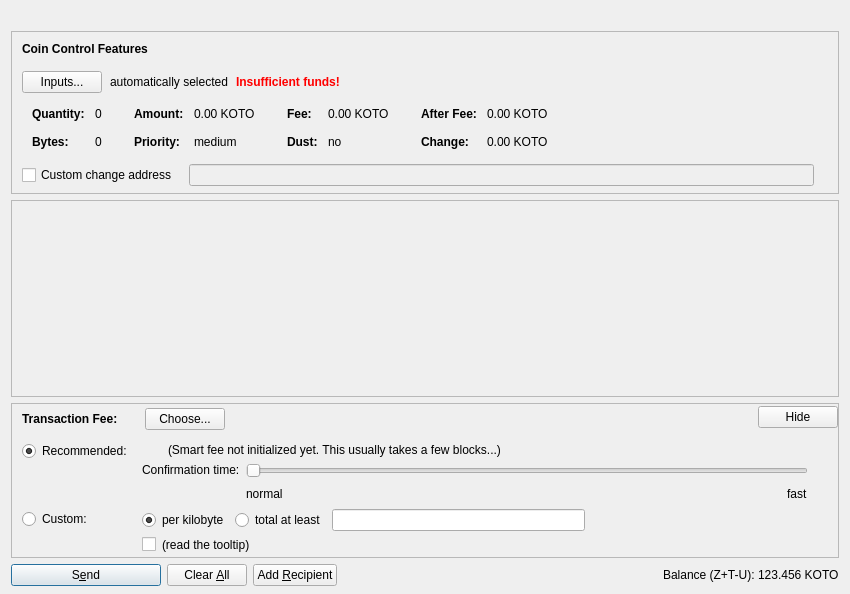
<?xml version="1.0" encoding="UTF-8"?>
<ui version="4.0">
 <class>SendCoinsDialog</class>
 <widget class="QDialog" name="SendCoinsDialog">
  <property name="geometry">
   <rect>
    <x>0</x>
    <y>0</y>
    <width>850</width>
    <height>594</height>
   </rect>
  </property>
  <property name="windowTitle">
   <string>Send Coins</string>
  </property>
  <layout class="QVBoxLayout" name="verticalLayout" stretch="0,0,1,0,0">
   <property name="bottomMargin">
    <number>8</number>
   </property>
   <item>
    <widget class="QLabel" name="labelLogo">
     <property name="text">
      <string/>
     </property>
     <property name="pixmap">
      <pixmap resource="../bitcoin.qrc">:/images/logo</pixmap>
     </property>
     <property name="margin">
      <number>10</number>
     </property>
    </widget>
   </item>
   <item>
    <widget class="QFrame" name="frameCoinControl">
     <property name="sizePolicy">
      <sizepolicy hsizetype="Expanding" vsizetype="Expanding">
       <horstretch>0</horstretch>
       <verstretch>0</verstretch>
      </sizepolicy>
     </property>
     <property name="maximumSize">
      <size>
       <width>16777215</width>
       <height>16777215</height>
      </size>
     </property>
     <property name="frameShape">
      <enum>QFrame::StyledPanel</enum>
     </property>
     <property name="frameShadow">
      <enum>QFrame::Sunken</enum>
     </property>
     <layout class="QVBoxLayout" name="verticalLayoutCoinControl2">
      <property name="spacing">
       <number>0</number>
      </property>
      <property name="leftMargin">
       <number>0</number>
      </property>
      <property name="topMargin">
       <number>0</number>
      </property>
      <property name="rightMargin">
       <number>0</number>
      </property>
      <property name="bottomMargin">
       <number>6</number>
      </property>
      <item>
       <layout class="QVBoxLayout" name="verticalLayoutCoinControl" stretch="0,0,0,0,1">
        <property name="spacing">
         <number>0</number>
        </property>
        <property name="leftMargin">
         <number>10</number>
        </property>
        <property name="topMargin">
         <number>10</number>
        </property>
        <item>
         <layout class="QHBoxLayout" name="horizontalLayoutCoinControl1">
          <property name="bottomMargin">
           <number>15</number>
          </property>
          <item>
           <widget class="QLabel" name="labelCoinControlFeatures">
            <property name="sizePolicy">
             <sizepolicy hsizetype="Preferred" vsizetype="Maximum">
              <horstretch>0</horstretch>
              <verstretch>0</verstretch>
             </sizepolicy>
            </property>
            <property name="font">
             <font>
              <weight>75</weight>
              <bold>true</bold>
             </font>
            </property>
            <property name="styleSheet">
             <string notr="true">font-weight:bold;</string>
            </property>
            <property name="text">
             <string>Coin Control Features</string>
            </property>
           </widget>
          </item>
         </layout>
        </item>
        <item>
         <layout class="QHBoxLayout" name="horizontalLayoutCoinControl2" stretch="0,0,0,0">
          <property name="spacing">
           <number>8</number>
          </property>
          <property name="bottomMargin">
           <number>10</number>
          </property>
          <item>
           <widget class="QPushButton" name="pushButtonCoinControl">
            <property name="styleSheet">
             <string notr="true"/>
            </property>
            <property name="text">
             <string>Inputs...</string>
            </property>
            <property name="autoDefault">
             <bool>false</bool>
            </property>
           </widget>
          </item>
          <item>
           <widget class="QLabel" name="labelCoinControlAutomaticallySelected">
            <property name="text">
             <string>automatically selected</string>
            </property>
            <property name="margin">
             <number>5</number>
            </property>
           </widget>
          </item>
          <item>
           <widget class="QLabel" name="labelCoinControlInsuffFunds">
            <property name="font">
             <font>
              <weight>75</weight>
              <bold>true</bold>
             </font>
            </property>
            <property name="styleSheet">
             <string notr="true">color:red;font-weight:bold;</string>
            </property>
            <property name="text">
             <string>Insufficient funds!</string>
            </property>
            <property name="margin">
             <number>5</number>
            </property>
           </widget>
          </item>
          <item>
           <spacer name="horizontalSpacerCoinControl">
            <property name="orientation">
             <enum>Qt::Horizontal</enum>
            </property>
            <property name="sizeHint" stdset="0">
             <size>
              <width>40</width>
              <height>1</height>
             </size>
            </property>
           </spacer>
          </item>
         </layout>
        </item>
        <item>
         <widget class="QWidget" name="widgetCoinControl" native="true">
          <property name="sizePolicy">
           <sizepolicy hsizetype="Preferred" vsizetype="Preferred">
            <horstretch>0</horstretch>
            <verstretch>0</verstretch>
           </sizepolicy>
          </property>
          <property name="minimumSize">
           <size>
            <width>0</width>
            <height>0</height>
           </size>
          </property>
          <property name="styleSheet">
           <string notr="true"/>
          </property>
          <layout class="QHBoxLayout" name="horizontalLayoutCoinControl5">
           <property name="leftMargin">
            <number>0</number>
           </property>
           <property name="topMargin">
            <number>0</number>
           </property>
           <property name="rightMargin">
            <number>0</number>
           </property>
           <property name="bottomMargin">
            <number>0</number>
           </property>
           <item>
            <layout class="QHBoxLayout" name="horizontalLayoutCoinControl3" stretch="0,0,0,1">
             <property name="spacing">
              <number>20</number>
             </property>
             <property name="topMargin">
              <number>0</number>
             </property>
             <property name="bottomMargin">
              <number>10</number>
             </property>
             <item>
              <layout class="QFormLayout" name="formLayoutCoinControl1">
               <property name="horizontalSpacing">
                <number>10</number>
               </property>
               <property name="verticalSpacing">
                <number>14</number>
               </property>
               <property name="leftMargin">
                <number>10</number>
               </property>
               <property name="topMargin">
                <number>4</number>
               </property>
               <property name="rightMargin">
                <number>6</number>
               </property>
               <item row="0" column="0">
                <widget class="QLabel" name="labelCoinControlQuantityText">
                 <property name="font">
                  <font>
                   <weight>75</weight>
                   <bold>true</bold>
                  </font>
                 </property>
                 <property name="text">
                  <string>Quantity:</string>
                 </property>
                 <property name="margin">
                  <number>0</number>
                 </property>
                </widget>
               </item>
               <item row="0" column="1">
                <widget class="QLabel" name="labelCoinControlQuantity">
                 <property name="cursor">
                  <cursorShape>IBeamCursor</cursorShape>
                 </property>
                 <property name="contextMenuPolicy">
                  <enum>Qt::ActionsContextMenu</enum>
                 </property>
                 <property name="text">
                  <string notr="true">0</string>
                 </property>
                 <property name="margin">
                  <number>0</number>
                 </property>
                 <property name="textInteractionFlags">
                  <set>Qt::LinksAccessibleByMouse|Qt::TextSelectableByKeyboard|Qt::TextSelectableByMouse</set>
                 </property>
                </widget>
               </item>
               <item row="1" column="0">
                <widget class="QLabel" name="labelCoinControlBytesText">
                 <property name="font">
                  <font>
                   <weight>75</weight>
                   <bold>true</bold>
                  </font>
                 </property>
                 <property name="text">
                  <string>Bytes:</string>
                 </property>
                </widget>
               </item>
               <item row="1" column="1">
                <widget class="QLabel" name="labelCoinControlBytes">
                 <property name="cursor">
                  <cursorShape>IBeamCursor</cursorShape>
                 </property>
                 <property name="contextMenuPolicy">
                  <enum>Qt::ActionsContextMenu</enum>
                 </property>
                 <property name="text">
                  <string notr="true">0</string>
                 </property>
                 <property name="textInteractionFlags">
                  <set>Qt::LinksAccessibleByMouse|Qt::TextSelectableByKeyboard|Qt::TextSelectableByMouse</set>
                 </property>
                </widget>
               </item>
              </layout>
             </item>
             <item>
              <layout class="QFormLayout" name="formLayoutCoinControl2">
               <property name="horizontalSpacing">
                <number>10</number>
               </property>
               <property name="verticalSpacing">
                <number>14</number>
               </property>
               <property name="leftMargin">
                <number>6</number>
               </property>
               <property name="topMargin">
                <number>4</number>
               </property>
               <property name="rightMargin">
                <number>6</number>
               </property>
               <item row="0" column="0">
                <widget class="QLabel" name="labelCoinControlAmountText">
                 <property name="font">
                  <font>
                   <weight>75</weight>
                   <bold>true</bold>
                  </font>
                 </property>
                 <property name="text">
                  <string>Amount:</string>
                 </property>
                 <property name="margin">
                  <number>0</number>
                 </property>
                </widget>
               </item>
               <item row="0" column="1">
                <widget class="QLabel" name="labelCoinControlAmount">
                 <property name="cursor">
                  <cursorShape>IBeamCursor</cursorShape>
                 </property>
                 <property name="contextMenuPolicy">
                  <enum>Qt::ActionsContextMenu</enum>
                 </property>
                 <property name="text">
                  <string notr="true">0.00 KOTO</string>
                 </property>
                 <property name="textInteractionFlags">
                  <set>Qt::LinksAccessibleByMouse|Qt::TextSelectableByKeyboard|Qt::TextSelectableByMouse</set>
                 </property>
                </widget>
               </item>
               <item row="1" column="0">
                <widget class="QLabel" name="labelCoinControlPriorityText">
                 <property name="font">
                  <font>
                   <weight>75</weight>
                   <bold>true</bold>
                  </font>
                 </property>
                 <property name="text">
                  <string>Priority:</string>
                 </property>
                </widget>
               </item>
               <item row="1" column="1">
                <widget class="QLabel" name="labelCoinControlPriority">
                 <property name="cursor">
                  <cursorShape>IBeamCursor</cursorShape>
                 </property>
                 <property name="contextMenuPolicy">
                  <enum>Qt::ActionsContextMenu</enum>
                 </property>
                 <property name="text">
                  <string notr="true">medium</string>
                 </property>
                 <property name="textInteractionFlags">
                  <set>Qt::LinksAccessibleByMouse|Qt::TextSelectableByKeyboard|Qt::TextSelectableByMouse</set>
                 </property>
                </widget>
               </item>
              </layout>
             </item>
             <item>
              <layout class="QFormLayout" name="formLayoutCoinControl3">
               <property name="horizontalSpacing">
                <number>10</number>
               </property>
               <property name="verticalSpacing">
                <number>14</number>
               </property>
               <property name="leftMargin">
                <number>6</number>
               </property>
               <property name="topMargin">
                <number>4</number>
               </property>
               <property name="rightMargin">
                <number>6</number>
               </property>
               <item row="0" column="0">
                <widget class="QLabel" name="labelCoinControlFeeText">
                 <property name="font">
                  <font>
                   <weight>75</weight>
                   <bold>true</bold>
                  </font>
                 </property>
                 <property name="text">
                  <string>Fee:</string>
                 </property>
                 <property name="margin">
                  <number>0</number>
                 </property>
                </widget>
               </item>
               <item row="0" column="1">
                <widget class="QLabel" name="labelCoinControlFee">
                 <property name="cursor">
                  <cursorShape>IBeamCursor</cursorShape>
                 </property>
                 <property name="contextMenuPolicy">
                  <enum>Qt::ActionsContextMenu</enum>
                 </property>
                 <property name="text">
                  <string notr="true">0.00 KOTO</string>
                 </property>
                 <property name="textInteractionFlags">
                  <set>Qt::LinksAccessibleByMouse|Qt::TextSelectableByKeyboard|Qt::TextSelectableByMouse</set>
                 </property>
                </widget>
               </item>
               <item row="1" column="0">
                <widget class="QLabel" name="labelCoinControlLowOutputText">
                 <property name="font">
                  <font>
                   <weight>75</weight>
                   <bold>true</bold>
                  </font>
                 </property>
                 <property name="text">
                  <string>Dust:</string>
                 </property>
                </widget>
               </item>
               <item row="1" column="1">
                <widget class="QLabel" name="labelCoinControlLowOutput">
                 <property name="cursor">
                  <cursorShape>IBeamCursor</cursorShape>
                 </property>
                 <property name="contextMenuPolicy">
                  <enum>Qt::ActionsContextMenu</enum>
                 </property>
                 <property name="text">
                  <string notr="true">no</string>
                 </property>
                 <property name="textInteractionFlags">
                  <set>Qt::LinksAccessibleByMouse|Qt::TextSelectableByKeyboard|Qt::TextSelectableByMouse</set>
                 </property>
                </widget>
               </item>
              </layout>
             </item>
             <item>
              <layout class="QFormLayout" name="formLayoutCoinControl4">
               <property name="horizontalSpacing">
                <number>10</number>
               </property>
               <property name="verticalSpacing">
                <number>14</number>
               </property>
               <property name="leftMargin">
                <number>6</number>
               </property>
               <property name="topMargin">
                <number>4</number>
               </property>
               <property name="rightMargin">
                <number>6</number>
               </property>
               <item row="0" column="0">
                <widget class="QLabel" name="labelCoinControlAfterFeeText">
                 <property name="font">
                  <font>
                   <weight>75</weight>
                   <bold>true</bold>
                  </font>
                 </property>
                 <property name="text">
                  <string>After Fee:</string>
                 </property>
                 <property name="margin">
                  <number>0</number>
                 </property>
                </widget>
               </item>
               <item row="0" column="1">
                <widget class="QLabel" name="labelCoinControlAfterFee">
                 <property name="cursor">
                  <cursorShape>IBeamCursor</cursorShape>
                 </property>
                 <property name="contextMenuPolicy">
                  <enum>Qt::ActionsContextMenu</enum>
                 </property>
                 <property name="text">
                  <string notr="true">0.00 KOTO</string>
                 </property>
                 <property name="textInteractionFlags">
                  <set>Qt::LinksAccessibleByMouse|Qt::TextSelectableByKeyboard|Qt::TextSelectableByMouse</set>
                 </property>
                </widget>
               </item>
               <item row="1" column="0">
                <widget class="QLabel" name="labelCoinControlChangeText">
                 <property name="font">
                  <font>
                   <weight>75</weight>
                   <bold>true</bold>
                  </font>
                 </property>
                 <property name="text">
                  <string>Change:</string>
                 </property>
                </widget>
               </item>
               <item row="1" column="1">
                <widget class="QLabel" name="labelCoinControlChange">
                 <property name="cursor">
                  <cursorShape>IBeamCursor</cursorShape>
                 </property>
                 <property name="contextMenuPolicy">
                  <enum>Qt::ActionsContextMenu</enum>
                 </property>
                 <property name="text">
                  <string notr="true">0.00 KOTO</string>
                 </property>
                 <property name="textInteractionFlags">
                  <set>Qt::LinksAccessibleByMouse|Qt::TextSelectableByKeyboard|Qt::TextSelectableByMouse</set>
                 </property>
                </widget>
               </item>
              </layout>
             </item>
            </layout>
           </item>
          </layout>
         </widget>
        </item>
        <item>
         <layout class="QHBoxLayout" name="horizontalLayoutCoinControl4" stretch="0,0,0">
          <property name="spacing">
           <number>12</number>
          </property>
          <property name="sizeConstraint">
           <enum>QLayout::SetDefaultConstraint</enum>
          </property>
          <property name="topMargin">
           <number>5</number>
          </property>
          <property name="rightMargin">
           <number>5</number>
          </property>
          <item>
           <widget class="QCheckBox" name="checkBoxCoinControlChange">
            <property name="toolTip">
             <string>If this is activated, but the change address is empty or invalid, change will be sent to a newly generated address.</string>
            </property>
            <property name="text">
             <string>Custom change address</string>
            </property>
           </widget>
          </item>
          <item>
           <widget class="QValidatedLineEdit" name="lineEditCoinControlChange">
            <property name="enabled">
             <bool>false</bool>
            </property>
            <property name="sizePolicy">
             <sizepolicy hsizetype="Expanding" vsizetype="Fixed">
              <horstretch>0</horstretch>
              <verstretch>0</verstretch>
             </sizepolicy>
            </property>
           </widget>
          </item>
          <item>
           <widget class="QLabel" name="labelCoinControlChangeLabel">
            <property name="sizePolicy">
             <sizepolicy hsizetype="Preferred" vsizetype="Expanding">
              <horstretch>0</horstretch>
              <verstretch>0</verstretch>
             </sizepolicy>
            </property>
            <property name="minimumSize">
             <size>
              <width>0</width>
              <height>0</height>
             </size>
            </property>
            <property name="text">
             <string/>
            </property>
            <property name="margin">
             <number>3</number>
            </property>
           </widget>
          </item>
         </layout>
        </item>
        <item>
         <spacer name="verticalSpacerCoinControl">
          <property name="orientation">
           <enum>Qt::Vertical</enum>
          </property>
          <property name="sizeHint" stdset="0">
           <size>
            <width>800</width>
            <height>1</height>
           </size>
          </property>
         </spacer>
        </item>
       </layout>
      </item>
     </layout>
    </widget>
   </item>
   <item>
    <widget class="QScrollArea" name="scrollArea">
     <property name="widgetResizable">
      <bool>true</bool>
     </property>
     <widget class="QWidget" name="scrollAreaWidgetContents">
      <property name="geometry">
       <rect>
        <x>0</x>
        <y>0</y>
        <width>830</width>
        <height>68</height>
       </rect>
      </property>
      <layout class="QVBoxLayout" name="verticalLayout_2" stretch="0,1">
       <property name="leftMargin">
        <number>0</number>
       </property>
       <property name="topMargin">
        <number>0</number>
       </property>
       <property name="rightMargin">
        <number>0</number>
       </property>
       <property name="bottomMargin">
        <number>0</number>
       </property>
       <item>
        <layout class="QVBoxLayout" name="entries">
         <property name="spacing">
          <number>6</number>
         </property>
        </layout>
       </item>
       <item>
        <spacer name="verticalSpacer">
         <property name="orientation">
          <enum>Qt::Vertical</enum>
         </property>
         <property name="sizeHint" stdset="0">
          <size>
           <width>20</width>
           <height>40</height>
          </size>
         </property>
        </spacer>
       </item>
      </layout>
     </widget>
    </widget>
   </item>
   <item>
    <widget class="QFrame" name="frameFee">
     <property name="sizePolicy">
      <sizepolicy hsizetype="Expanding" vsizetype="Expanding">
       <horstretch>0</horstretch>
       <verstretch>0</verstretch>
      </sizepolicy>
     </property>
     <property name="maximumSize">
      <size>
       <width>16777215</width>
       <height>16777215</height>
      </size>
     </property>
     <property name="frameShape">
      <enum>QFrame::StyledPanel</enum>
     </property>
     <property name="frameShadow">
      <enum>QFrame::Sunken</enum>
     </property>
     <layout class="QVBoxLayout" name="verticalLayoutFee1">
      <property name="spacing">
       <number>0</number>
      </property>
      <property name="leftMargin">
       <number>0</number>
      </property>
      <property name="topMargin">
       <number>0</number>
      </property>
      <property name="rightMargin">
       <number>0</number>
      </property>
      <property name="bottomMargin">
       <number>0</number>
      </property>
      <item>
       <layout class="QVBoxLayout" name="verticalLayoutFee2" stretch="0,0,0">
        <property name="spacing">
         <number>0</number>
        </property>
        <property name="leftMargin">
         <number>10</number>
        </property>
        <property name="topMargin">
         <number>0</number>
        </property>
        <item>
         <layout class="QHBoxLayout" name="horizontalLayoutFee1">
          <property name="bottomMargin">
           <number>0</number>
          </property>
          <item>
           <layout class="QVBoxLayout" name="verticalLayoutFee7">
            <property name="spacing">
             <number>0</number>
            </property>
            <item>
             <spacer name="verticalSpacerSmartFee">
              <property name="orientation">
               <enum>Qt::Vertical</enum>
              </property>
              <property name="sizeType">
               <enum>QSizePolicy::Fixed</enum>
              </property>
              <property name="sizeHint" stdset="0">
               <size>
                <width>1</width>
                <height>4</height>
               </size>
              </property>
             </spacer>
            </item>
            <item>
             <layout class="QHBoxLayout" name="horizontalLayoutSmartFee">
              <property name="spacing">
               <number>10</number>
              </property>
              <item>
               <widget class="QLabel" name="labelFeeHeadline">
                <property name="sizePolicy">
                 <sizepolicy hsizetype="Preferred" vsizetype="Maximum">
                  <horstretch>0</horstretch>
                  <verstretch>0</verstretch>
                 </sizepolicy>
                </property>
                <property name="font">
                 <font>
                  <weight>75</weight>
                  <bold>true</bold>
                 </font>
                </property>
                <property name="styleSheet">
                 <string notr="true">font-weight:bold;</string>
                </property>
                <property name="text">
                 <string>Transaction Fee:</string>
                </property>
               </widget>
              </item>
              <item>
               <widget class="QLabel" name="labelFeeMinimized">
                <property name="text">
                 <string/>
                </property>
               </widget>
              </item>
              <item>
               <widget class="QPushButton" name="buttonChooseFee">
                <property name="text">
                 <string>Choose...</string>
                </property>
               </widget>
              </item>
             </layout>
            </item>
            <item>
             <spacer name="verticalSpacer_5">
              <property name="orientation">
               <enum>Qt::Vertical</enum>
              </property>
              <property name="sizeHint" stdset="0">
               <size>
                <width>1</width>
                <height>1</height>
               </size>
              </property>
             </spacer>
            </item>
           </layout>
          </item>
          <item>
           <spacer name="horizontalSpacer_4">
            <property name="orientation">
             <enum>Qt::Horizontal</enum>
            </property>
            <property name="sizeHint" stdset="0">
             <size>
              <width>40</width>
              <height>20</height>
             </size>
            </property>
           </spacer>
          </item>
          <item>
           <widget class="QPushButton" name="buttonMinimizeFee">
            <property name="toolTip">
             <string>collapse fee-settings</string>
            </property>
            <property name="text">
             <string>Hide</string>
            </property>
           </widget>
          </item>
         </layout>
        </item>
        <item>
         <widget class="QFrame" name="frameFeeSelection">
          <layout class="QVBoxLayout" name="verticalLayoutFee12">
           <property name="spacing">
            <number>0</number>
           </property>
           <property name="leftMargin">
            <number>0</number>
           </property>
           <property name="topMargin">
            <number>0</number>
           </property>
           <property name="rightMargin">
            <number>0</number>
           </property>
           <property name="bottomMargin">
            <number>0</number>
           </property>
           <item>
            <layout class="QGridLayout" name="gridLayoutFee">
             <property name="topMargin">
              <number>10</number>
             </property>
             <property name="bottomMargin">
              <number>4</number>
             </property>
             <property name="horizontalSpacing">
              <number>10</number>
             </property>
             <property name="verticalSpacing">
              <number>4</number>
             </property>
             <item row="1" column="1">
              <layout class="QVBoxLayout" name="verticalLayoutFee8">
               <property name="spacing">
                <number>6</number>
               </property>
               <item>
                <layout class="QHBoxLayout" name="horizontalLayoutFee13">
                 <item>
                  <widget class="QRadioButton" name="radioCustomPerKilobyte">
                   <property name="toolTip">
                    <string>If the custom fee is set to 1000 satoshis and the transaction is only 250 bytes, then &quot;per kilobyte&quot; only pays 250 satoshis in fee, while &quot;total at least&quot; pays 1000 satoshis. For transactions bigger than a kilobyte both pay by kilobyte.</string>
                   </property>
                   <property name="text">
                    <string>per kilobyte</string>
                   </property>
                   <property name="checked">
                    <bool>true</bool>
                   </property>
                   <attribute name="buttonGroup">
                    <string notr="true">groupCustomFee</string>
                   </attribute>
                  </widget>
                 </item>
                 <item>
                  <widget class="QRadioButton" name="radioCustomAtLeast">
                   <property name="toolTip">
                    <string>If the custom fee is set to 1000 satoshis and the transaction is only 250 bytes, then &quot;per kilobyte&quot; only pays 250 satoshis in fee, while &quot;total at least&quot; pays 1000 satoshis. For transactions bigger than a kilobyte both pay by kilobyte.</string>
                   </property>
                   <property name="text">
                    <string>total at least</string>
                   </property>
                   <attribute name="buttonGroup">
                    <string notr="true">groupCustomFee</string>
                   </attribute>
                  </widget>
                 </item>
                 <item>
                  <widget class="BitcoinAmountField" name="customFee"/>
                 </item>
                 <item>
                  <spacer name="horizontalSpacer_6">
                   <property name="orientation">
                    <enum>Qt::Horizontal</enum>
                   </property>
                   <property name="sizeHint" stdset="0">
                    <size>
                     <width>1</width>
                     <height>1</height>
                    </size>
                   </property>
                  </spacer>
                 </item>
                </layout>
               </item>
               <item>
                <layout class="QHBoxLayout" name="horizontalLayoutFee8">
                 <item>
                  <widget class="QCheckBox" name="checkBoxMinimumFee">
                   <property name="toolTip">
                    <string>Paying only the minimum fee is just fine as long as there is less transaction volume than space in the blocks. But be aware that this can end up in a never confirming transaction once there is more demand for koto transactions than the network can process.</string>
                   </property>
                   <property name="text">
                    <string/>
                   </property>
                  </widget>
                 </item>
                 <item>
                  <widget class="QLabel" name="labelMinFeeWarning">
                   <property name="enabled">
                    <bool>true</bool>
                   </property>
                   <property name="toolTip">
                    <string>Paying only the minimum fee is just fine as long as there is less transaction volume than space in the blocks. But be aware that this can end up in a never confirming transaction once there is more demand for koto transactions than the network can process.</string>
                   </property>
                   <property name="text">
                    <string>(read the tooltip)</string>
                   </property>
                   <property name="margin">
                    <number>5</number>
                   </property>
                  </widget>
                 </item>
                 <item>
                  <spacer name="horizontalSpacer_2">
                   <property name="orientation">
                    <enum>Qt::Horizontal</enum>
                   </property>
                   <property name="sizeHint" stdset="0">
                    <size>
                     <width>1</width>
                     <height>1</height>
                    </size>
                   </property>
                  </spacer>
                 </item>
                </layout>
               </item>
              </layout>
             </item>
             <item row="0" column="0">
              <layout class="QVBoxLayout" name="verticalLayoutFee4" stretch="0,1">
               <item>
                <widget class="QRadioButton" name="radioSmartFee">
                 <property name="text">
                  <string>Recommended:</string>
                 </property>
                 <property name="checked">
                  <bool>true</bool>
                 </property>
                 <attribute name="buttonGroup">
                  <string notr="true">groupFee</string>
                 </attribute>
                </widget>
               </item>
               <item>
                <spacer name="verticalSpacer_2">
                 <property name="orientation">
                  <enum>Qt::Vertical</enum>
                 </property>
                 <property name="sizeHint" stdset="0">
                  <size>
                   <width>1</width>
                   <height>1</height>
                  </size>
                 </property>
                </spacer>
               </item>
              </layout>
             </item>
             <item row="1" column="0">
              <layout class="QVBoxLayout" name="verticalLayoutFee9" stretch="0,1">
               <item>
                <widget class="QRadioButton" name="radioCustomFee">
                 <property name="text">
                  <string>Custom:</string>
                 </property>
                 <attribute name="buttonGroup">
                  <string notr="true">groupFee</string>
                 </attribute>
                </widget>
               </item>
               <item>
                <spacer name="verticalSpacer_6">
                 <property name="orientation">
                  <enum>Qt::Vertical</enum>
                 </property>
                 <property name="sizeHint" stdset="0">
                  <size>
                   <width>1</width>
                   <height>1</height>
                  </size>
                 </property>
                </spacer>
               </item>
              </layout>
             </item>
             <item row="0" column="1">
              <layout class="QVBoxLayout" name="verticalLayoutFee3" stretch="0,0,1">
               <property name="spacing">
                <number>6</number>
               </property>
               <property name="topMargin">
                <number>2</number>
               </property>
               <item>
                <layout class="QHBoxLayout" name="horizontalLayoutFee12">
                 <item>
                  <widget class="QLabel" name="labelSmartFee">
                   <property name="text">
                    <string/>
                   </property>
                   <property name="margin">
                    <number>2</number>
                   </property>
                  </widget>
                 </item>
                 <item>
                  <widget class="QLabel" name="labelFeeEstimation">
                   <property name="text">
                    <string/>
                   </property>
                  </widget>
                 </item>
                 <item>
                  <widget class="QLabel" name="labelSmartFee2">
                   <property name="text">
                    <string>(Smart fee not initialized yet. This usually takes a few blocks...)</string>
                   </property>
                   <property name="margin">
                    <number>2</number>
                   </property>
                  </widget>
                 </item>
                 <item>
                  <spacer name="horizontalSpacer_5">
                   <property name="orientation">
                    <enum>Qt::Horizontal</enum>
                   </property>
                   <property name="sizeHint" stdset="0">
                    <size>
                     <width>1</width>
                     <height>1</height>
                    </size>
                   </property>
                  </spacer>
                 </item>
                </layout>
               </item>
               <item>
                <layout class="QHBoxLayout" name="horizontalLayoutFee9">
                 <item>
                  <layout class="QVBoxLayout" name="verticalLayoutFee6">
                   <item>
                    <widget class="QLabel" name="labelSmartFee3">
                     <property name="text">
                      <string>Confirmation time:</string>
                     </property>
                     <property name="margin">
                      <number>2</number>
                     </property>
                    </widget>
                   </item>
                   <item>
                    <spacer name="verticalSpacer_3">
                     <property name="orientation">
                      <enum>Qt::Vertical</enum>
                     </property>
                     <property name="sizeHint" stdset="0">
                      <size>
                       <width>1</width>
                       <height>1</height>
                      </size>
                     </property>
                    </spacer>
                   </item>
                  </layout>
                 </item>
                 <item>
                  <layout class="QVBoxLayout" name="verticalLayoutFee5">
                   <property name="rightMargin">
                    <number>30</number>
                   </property>
                   <item>
                    <widget class="QSlider" name="sliderSmartFee">
                     <property name="minimum">
                      <number>0</number>
                     </property>
                     <property name="maximum">
                      <number>24</number>
                     </property>
                     <property name="pageStep">
                      <number>1</number>
                     </property>
                     <property name="value">
                      <number>0</number>
                     </property>
                     <property name="orientation">
                      <enum>Qt::Horizontal</enum>
                     </property>
                     <property name="invertedAppearance">
                      <bool>false</bool>
                     </property>
                     <property name="invertedControls">
                      <bool>false</bool>
                     </property>
                     <property name="tickPosition">
                      <enum>QSlider::NoTicks</enum>
                     </property>
                    </widget>
                   </item>
                   <item>
                    <layout class="QHBoxLayout" name="horizontalLayoutFee10">
                     <item>
                      <widget class="QLabel" name="labelSmartFeeNormal">
                       <property name="text">
                        <string>normal</string>
                       </property>
                      </widget>
                     </item>
                     <item>
                      <spacer name="horizontalSpacer_3">
                       <property name="orientation">
                        <enum>Qt::Horizontal</enum>
                       </property>
                       <property name="sizeHint" stdset="0">
                        <size>
                         <width>40</width>
                         <height>20</height>
                        </size>
                       </property>
                      </spacer>
                     </item>
                     <item>
                      <widget class="QLabel" name="labelSmartFeeFast">
                       <property name="text">
                        <string>fast</string>
                       </property>
                      </widget>
                     </item>
                    </layout>
                   </item>
                  </layout>
                 </item>
                </layout>
               </item>
               <item>
                <spacer name="verticalSpacer_4">
                 <property name="orientation">
                  <enum>Qt::Vertical</enum>
                 </property>
                 <property name="sizeHint" stdset="0">
                  <size>
                   <width>1</width>
                   <height>1</height>
                  </size>
                 </property>
                </spacer>
               </item>
              </layout>
             </item>
            </layout>
           </item>
          </layout>
         </widget>
        </item>
        <item>
         <spacer name="verticalSpacerFee">
          <property name="orientation">
           <enum>Qt::Vertical</enum>
          </property>
          <property name="sizeHint" stdset="0">
           <size>
            <width>800</width>
            <height>1</height>
           </size>
          </property>
         </spacer>
        </item>
       </layout>
      </item>
     </layout>
    </widget>
   </item>
   <item>
    <layout class="QHBoxLayout" name="horizontalLayout">
     <item>
      <widget class="QPushButton" name="sendButton">
       <property name="minimumSize">
        <size>
         <width>150</width>
         <height>0</height>
        </size>
       </property>
       <property name="toolTip">
        <string>Confirm the send action</string>
       </property>
       <property name="text">
        <string>S&amp;end</string>
       </property>
       <property name="icon">
        <iconset resource="../bitcoin.qrc">
         <normaloff>:/images/send2</normaloff>:/images/send2</iconset>
       </property>
       <property name="autoDefault">
        <bool>false</bool>
       </property>
       <property name="default">
        <bool>true</bool>
       </property>
      </widget>
     </item>
     <item>
      <widget class="QPushButton" name="clearButton">
       <property name="sizePolicy">
        <sizepolicy hsizetype="Minimum" vsizetype="Fixed">
         <horstretch>0</horstretch>
         <verstretch>0</verstretch>
        </sizepolicy>
       </property>
       <property name="toolTip">
        <string>Clear all fields of the form.</string>
       </property>
       <property name="text">
        <string>Clear &amp;All</string>
       </property>
       <property name="icon">
        <iconset resource="../bitcoin.qrc">
         <normaloff>:/images/clear</normaloff>:/images/clear</iconset>
       </property>
       <property name="autoDefault">
        <bool>false</bool>
       </property>
      </widget>
     </item>
     <item>
      <widget class="QPushButton" name="addButton">
       <property name="toolTip">
        <string>Send to multiple recipients at once</string>
       </property>
       <property name="text">
        <string>Add &amp;Recipient</string>
       </property>
       <property name="icon">
        <iconset resource="../bitcoin.qrc">
         <normaloff>:/images/add3</normaloff>:/images/add3</iconset>
       </property>
       <property name="autoDefault">
        <bool>false</bool>
       </property>
      </widget>
     </item>
     <item>
      <spacer name="horizontalSpacer">
       <property name="orientation">
        <enum>Qt::Horizontal</enum>
       </property>
       <property name="sizeHint" stdset="0">
        <size>
         <width>40</width>
         <height>20</height>
        </size>
       </property>
      </spacer>
     </item>
     <item>
      <layout class="QHBoxLayout" name="horizontalLayout_2">
       <property name="spacing">
        <number>3</number>
       </property>
       <item>
        <widget class="QLabel" name="label">
         <property name="sizePolicy">
          <sizepolicy hsizetype="Preferred" vsizetype="Fixed">
           <horstretch>0</horstretch>
           <verstretch>0</verstretch>
          </sizepolicy>
         </property>
         <property name="text">
          <string>Balance (Z+T-U):</string>
         </property>
        </widget>
       </item>
       <item>
        <widget class="QLabel" name="labelBalance">
         <property name="sizePolicy">
          <sizepolicy hsizetype="Preferred" vsizetype="Fixed">
           <horstretch>0</horstretch>
           <verstretch>0</verstretch>
          </sizepolicy>
         </property>
         <property name="cursor">
          <cursorShape>IBeamCursor</cursorShape>
         </property>
         <property name="toolTip">
          <string>This is the total balance available to be spent. It's calculate adding balances in private and trasparent addresses minus transaction still in the coinbase that must be shielded before using them.</string>
         </property>
         <property name="text">
          <string notr="true">123.456 KOTO</string>
         </property>
         <property name="textInteractionFlags">
          <set>Qt::LinksAccessibleByMouse|Qt::TextSelectableByKeyboard|Qt::TextSelectableByMouse</set>
         </property>
        </widget>
       </item>
      </layout>
     </item>
    </layout>
   </item>
  </layout>
 </widget>
 <customwidgets>
  <customwidget>
   <class>BitcoinAmountField</class>
   <extends>QLineEdit</extends>
   <header>bitcoinamountfield.h</header>
   <container>1</container>
  </customwidget>
  <customwidget>
   <class>QValidatedLineEdit</class>
   <extends>QLineEdit</extends>
   <header>qvalidatedlineedit.h</header>
  </customwidget>
 </customwidgets>
 <resources>
  <include location="../bitcoin.qrc"/>
 </resources>
 <connections/>
 <buttongroups>
  <buttongroup name="groupFee"/>
  <buttongroup name="groupCustomFee"/>
 </buttongroups>
</ui>
